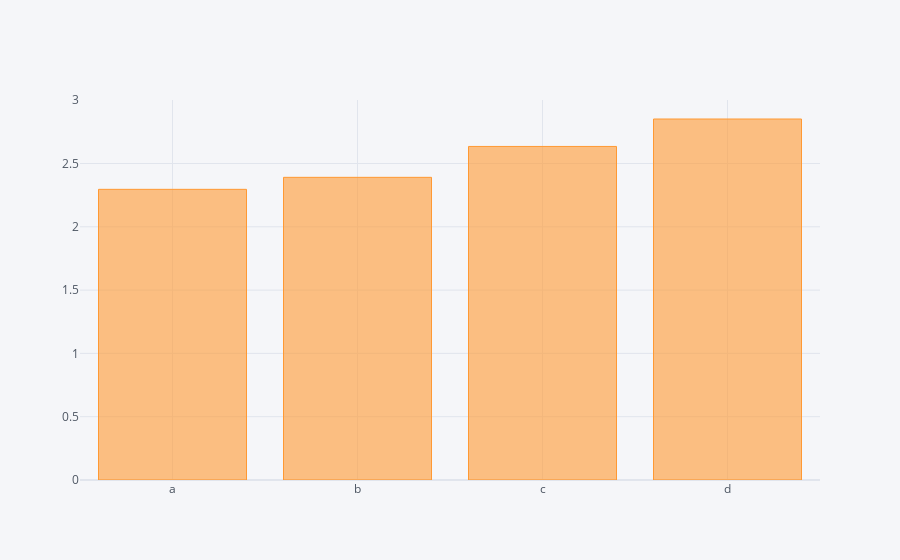

Write notebook code for a chart like this one.
### Code cell
dataframe.max().iplot(kind="bar")

### Figure 1 — Plotly figure (JSON) as saved in the notebook; plotly's stock layout.template omitted (floating-point values rounded to 4 significant figures)
{"data": [{"marker": {"color": "rgba(255, 153, 51, 0.6)", "line": {"color": "rgba(255, 153, 51, 1.0)", "width": 1}}, "name": "None", "orientation": "v", "text": "", "type": "bar", "x": ["a", "b", "c", "d"], "y": [2.296, 2.391, 2.635, 2.852]}], "layout": {"legend": {"bgcolor": "#F5F6F9", "font": {"color": "#4D5663"}}, "paper_bgcolor": "#F5F6F9", "plot_bgcolor": "#F5F6F9", "title": {"font": {"color": "#4D5663"}}, "xaxis": {"gridcolor": "#E1E5ED", "showgrid": true, "tickfont": {"color": "#4D5663"}, "title": {"font": {"color": "#4D5663"}, "text": ""}, "zerolinecolor": "#E1E5ED"}, "yaxis": {"gridcolor": "#E1E5ED", "showgrid": true, "tickfont": {"color": "#4D5663"}, "title": {"font": {"color": "#4D5663"}, "text": ""}, "zerolinecolor": "#E1E5ED"}}}
